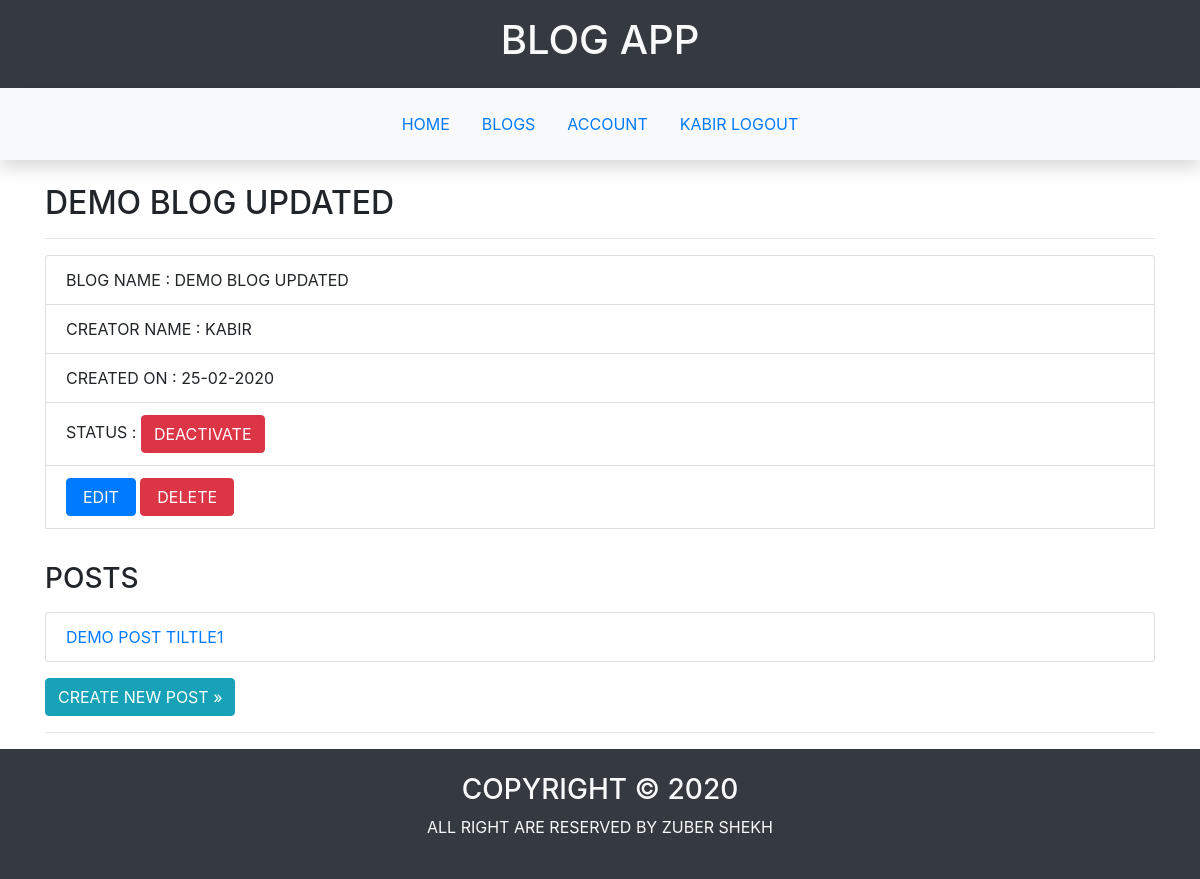
The app's page /blog/9 (signed in) with its own data.
### blogapp/user/models.py (models this page shows, shortened)
class UserModel(db.Model,UserMixin):
    __tablename__='user'
    id=db.Column(db.Integer,primary_key=True)
    username=db.Column(db.String(20),unique=True,nullable=False)
    email=db.Column(db.String(20),unique=True,nullable=False)
    password=db.Column(db.String(256),nullable=False)
    first_name=db.Column(db.String(20),nullable=False)
    last_name=db.Column(db.String(20),nullable=False)
    dob=db.Column(db.DateTime,nullable=False)
    gender=db.Column(db.String,nullable=False)
    mobile_no=db.Column(db.String(10),unique=True,nullable=False)
    profile_pic=db.Column(db.String,default='default_profile.jpg')
    blogs=db.relationship('BlogModel',backref='creator',lazy=True)

### blogapp/blog/models.py (models this page shows, shortened)
class BlogModel(db.Model):
    __tablename__='blog'
    id=db.Column(db.Integer,primary_key=True)
    name=db.Column(db.String(30),unique=True,nullable=False)
    creator_id=db.Column(db.Integer,db.ForeignKey('user.id'))
    date_of_creation=db.Column(db.DateTime,default=datetime.now)
    is_active=db.Column(db.Boolean,default=False)
    posts=db.relationship('PostModel',backref='blog',lazy=True)

### blogapp/post/models.py (models this page shows, shortened)
class PostModel(db.Model):
    __tablename__='post'
    id=db.Column(db.Integer,primary_key=True)
    title=db.Column(db.String(50),nullable=False)
    content=db.Column(db.Text,nullable=False)
    created_on=db.Column(db.DateTime,default=datetime.now)
    blog_id=db.Column(db.Integer,db.ForeignKey('blog.id'))

### blogapp/blog/views.py (the view)
@blog.route('/<int:id>')
@login_required
def view_blog(id):
    blog=BlogModel.query.get_or_404(id)
    if current_user.username!=blog.creator.username:
        abort(403)
    return render_template('blog/blog.html',blog=blog)

### blogapp/user/models.py (called while the page is built)
@login_manager.user_loader
def load_user(id):
    return UserModel.query.get(int(id))

### blogapp/templates/blog/blog.html (shortened to what this page needs)
{%extends 'main/base.html'%}
{%block main%}
<section class="container text-uppercase">
    <div class="row">
        <div class="col">
            <h2>{{blog.name}}</h2>
            <hr>
            <ul class="list-group">
                <li class="list-group-item">blog name : {{blog.name}}</li>
                <li class="list-group-item">creator name : {{blog.creator.username}}</li>
                <li class="list-group-item">created on : {{blog.date_of_creation.strftime('%d-%m-%Y')}}</li>
                <li class="list-group-item">status : <a class="btn btn-{% if blog.is_active %}danger{%else%}success{%endif%}" href="{{url_for('blog.change_blog_status',id=blog.id)}}">{%if blog.is_active%}deactivate{%else%}activate{%endif%}</a></li>
                <li class="list-group-item"><a class="btn btn-primary px-3" href="{{url_for('blog.update_blog',id=blog.id)}}">edit</a> <a class="btn btn-danger px-3" href="{{url_for('blog.delete_blog',id=blog.id)}}">delete</a></li>
            </ul>
            <h3>posts</h3>
            {%if blog.posts%}
                <ul class="list-group my-3">
                    {%for post in blog.posts%}
                        <li class="list-group-item"><a href="{{url_for('post.view_post',id=post.id)}}">{{post.title}}</a></li>
                    {%endfor%}
                </ul>
            {%else%}
                <div class="alert alert-info">no post avaliable</div>
            {%endif%}
            <a class="btn btn-info" href="{{url_for('post.create_post',id=blog.id)}}">create new post &raquo;</a>
        </div>
    </div>
    <hr>
</section>
{%endblock%}

### blogapp/templates/main/base.html (shortened to what this page needs)
<!DOCTYPE html>
<html lang="en">
<head>
    <link rel="stylesheet" href="https://stackpath.bootstrapcdn.com/bootstrap/4.4.1/css/bootstrap.min.css">
</head>
<body>
    <header>
        <section class="container-fluid  text-center text-uppercase bg-dark text-light p-3">
            <h1>blog app</h1>
        </section>
    </header>
    <nav class="position-sticky mb-4 p-3 shadow fixed-top bg-light">
        <ul class="nav justify-content-center text-uppercase">
            <li class="nav-item"><a class="nav-link" href="{{url_for('main.index')}}">home</a></li>
            <li class="nav-item"><a class="nav-link" href="{{url_for('blog.blogs')}}">blogs</a></li>
            {%if current_user.is_authenticated %}
                <li class="nav-item"><a class="nav-link" href="{{url_for('user.home')}}">account</a></li>
                <li class="nav-item"><a class="nav-link" href="{{url_for('user.logout')}}">{{current_user.username}} logout</a></li>
            {%else%}
                <li class="nav-item"><a class="nav-link" href="{{url_for('user.signup')}}">signup</a></li>
                <li class="nav-item"><a class="nav-link" href="{{url_for('user.login')}}">login</a></li>
            {%endif%}
        </ul>
    </nav>
    <main>
        {%block main%}
        {%endblock%}
    </main>
    <footer class="mt-3">
        <section class="bg-dark text-center text-uppercase p-4 text-light">
            <h3>copyright &copy; 2020</h3>
            <p>all right are reserved by zuber shekh</p>
        </section>
    </footer>
</body>
</html>

### records on screen
UserModel: username "KABIR", creator.username "KABIR"
BlogModel: name "DEMO BLOG UPDATED", date_of_creation "25-02-2020"
PostModel: title "DEMO POST TILTLE1"
